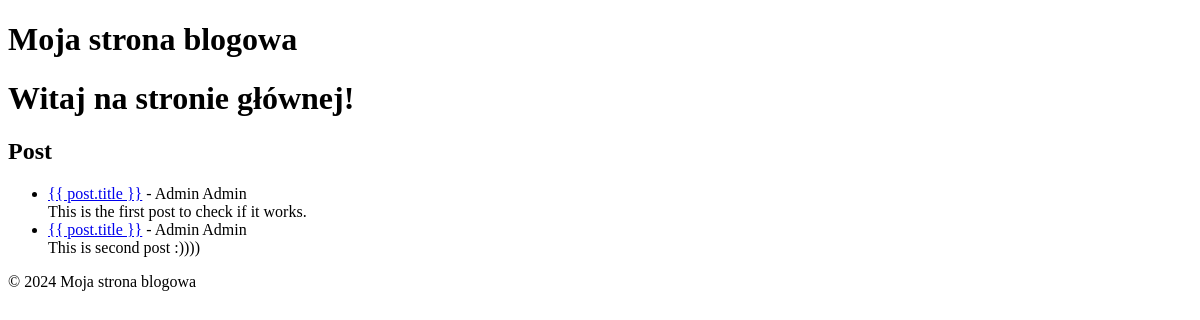
The app's page /, older data.
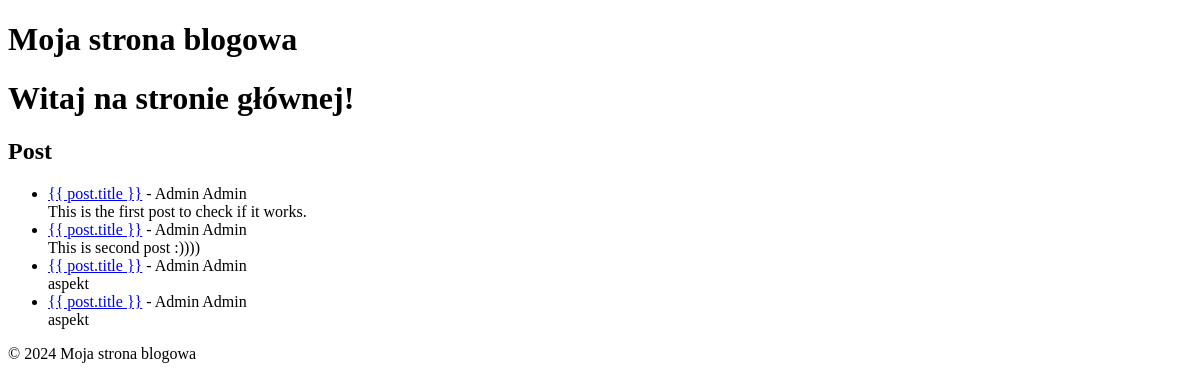
The same page, newer data.
### theblog/models.py (models this page shows, shortened)
class Post(models.Model):
    title = models.CharField(max_length=255)
    author = models.ForeignKey(User, on_delete=models.CASCADE)
    body = models.TextField()
    created_at = models.DateTimeField(default=timezone.now)
    updated_at = models.DateTimeField(auto_now=True)
    is_public = models.BooleanField(default=True)
    password = models.CharField(max_length=50, blank=True, null=True)
    image = models.ImageField(upload_to='images/', null=True, blank=True)
    media_link = models.URLField(max_length=200, null=True, blank=True)

### theblog/views.py (the view)
# urls.py: path('', HomeView.as_view(), name="home"),
class HomeView(ListView):
    model = Post
    template_name = 'home.html'

### theblog/templates/home.html (shortened to what this page needs)
{% extends 'base.html' %}
{% block content %}
    <h1>Witaj na stronie głównej!</h1>
    <h2>Post</h2>
    <ul>
    {% for post in object_list %}
        <li><a href="{% url 'article-detail' post.pk %}">{{
            post.title }}</a> - {{ post.author.first_name}}
            {{ post.author.last_name}}<br/>
            {{ post.body }}</li>
    {%endfor%}
    </ul>
{% endblock %}

### theblog/templates/base.html (shortened to what this page needs)
<!DOCTYPE html>
<html lang="en">
<head>
</head>
<body>
    <header>
        <h1>Moja strona blogowa</h1>
    </header>
    <main>
        {% block content %}{% endblock %}
    </main>
    <footer>
        &copy; 2024 Moja strona blogowa
    </footer>
</body>
</html>

Row changes from the older to the newer data that the page shows:
added Post: author.first_name "Admin", author.last_name "Admin", body "aspekt"
added Post: author.first_name "Admin", author.last_name "Admin", body "aspekt"
